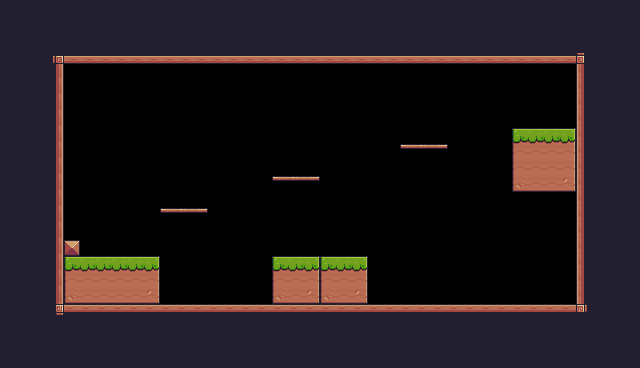

This is a level from a 2D game, rendered from its Tiled map with the project's own tilesets. A one-line summary and the complete map file follow:
An orthogonal 40x23 tile map with 16x16 px tiles, 1 tile layer (Background) and 33 objects (11x Fruit, 5x Chicken, 3x Platform, 3x Saw, Player, ...).

<map version="1.10" tiledversion="1.10.2" orientation="orthogonal" renderorder="right-down" width="40" height="23" tilewidth="16" tileheight="16" infinite="0" nextlayerid="4" nextobjectid="48">
 <tileset firstgid="1" source="Pixel Adventure.tsx" />
 <layer id="1" name="Background" width="40" height="23">
  <data encoding="csv">
24,24,24,24,24,24,24,24,24,24,24,24,24,24,24,24,24,24,24,24,24,24,24,24,24,24,24,24,24,24,24,24,24,24,24,24,24,24,24,24,
24,24,24,24,24,24,24,24,24,24,24,24,24,24,24,24,24,24,24,24,24,24,24,24,24,24,24,24,24,24,24,24,24,24,24,24,24,24,24,24,
24,24,24,24,24,24,24,24,24,24,24,24,24,24,24,24,24,24,24,24,24,24,24,24,24,24,24,24,24,24,24,24,24,24,24,24,24,24,24,24,
24,24,24,92,134,134,134,134,134,134,134,134,134,134,134,134,134,134,134,134,134,134,134,134,134,134,134,134,134,134,134,134,134,134,134,134,93,24,24,24,
24,24,24,113,0,0,0,0,0,0,0,0,0,0,0,0,0,0,0,0,0,0,0,0,0,0,0,0,0,0,0,0,0,0,0,0,111,24,24,24,
24,24,24,113,0,0,0,0,0,0,0,0,0,0,0,0,0,0,0,0,0,0,0,0,0,0,0,0,0,0,0,0,0,0,0,0,111,24,24,24,
24,24,24,113,0,0,0,0,0,0,0,0,0,0,0,0,0,0,0,0,0,0,0,0,0,0,0,0,0,0,0,0,0,0,0,0,111,24,24,24,
24,24,24,113,0,0,0,0,0,0,0,0,0,0,0,0,0,0,0,0,0,0,0,0,0,0,0,0,0,0,0,0,0,0,0,0,111,24,24,24,
24,24,24,113,0,0,0,0,0,0,0,0,0,0,0,0,0,0,0,0,0,0,0,0,0,0,0,0,0,0,0,0,7,8,8,9,111,24,24,24,
24,24,24,113,0,0,0,0,0,0,0,0,0,0,0,0,0,0,0,0,0,0,0,0,0,40,41,42,0,0,0,0,29,30,30,31,111,24,24,24,
24,24,112,113,0,0,0,0,0,0,0,0,0,0,0,0,0,0,0,0,0,0,0,0,0,0,0,0,0,0,0,0,29,30,30,31,111,24,24,24,
24,24,112,113,0,0,0,0,0,0,0,0,0,0,0,0,0,40,41,42,0,0,0,0,0,0,0,0,0,0,0,0,51,52,52,53,111,24,24,24,
24,24,112,113,0,0,0,0,0,0,0,0,0,0,0,0,0,0,0,0,0,0,0,0,0,0,0,0,0,0,0,0,0,0,0,0,111,24,24,24,
24,24,112,113,0,0,0,0,0,0,40,41,42,0,0,0,0,0,0,0,0,0,0,0,0,0,0,0,0,0,0,0,0,0,0,0,111,24,24,24,
24,24,112,113,0,0,0,0,0,0,0,0,0,0,0,0,0,0,0,0,0,0,0,0,0,0,0,0,0,0,0,0,0,0,0,0,111,24,24,24,
24,24,24,113,35,0,0,0,0,0,0,0,0,0,0,0,0,0,0,0,0,0,0,0,0,0,0,0,0,0,0,0,0,0,0,0,111,24,24,24,
24,24,24,113,7,8,8,8,8,9,0,0,0,0,0,0,0,7,8,9,7,8,9,0,0,0,0,0,0,0,0,0,0,0,0,0,111,24,24,24,
24,24,24,113,29,30,30,30,30,31,0,0,0,0,0,0,0,29,30,31,29,30,31,0,0,0,0,0,0,0,0,0,0,0,0,0,111,24,24,24,
24,24,24,113,51,52,52,52,52,53,0,0,0,0,0,0,0,51,52,53,51,52,53,0,0,0,0,0,0,0,0,0,0,0,0,0,111,24,24,24,
24,24,24,114,90,90,90,90,90,90,90,90,90,90,90,90,90,90,90,90,90,90,90,90,90,90,90,90,90,90,90,90,90,90,90,90,115,24,24,24,
24,24,24,24,24,24,24,24,24,24,24,24,24,24,24,24,24,24,24,24,24,24,24,24,24,24,24,24,24,24,24,24,24,24,24,24,24,24,24,24,
24,24,24,24,24,24,24,24,24,24,24,24,24,24,24,24,24,24,24,24,24,24,24,24,24,24,24,24,24,24,24,24,24,24,24,24,24,24,24,24,
24,24,24,24,24,24,24,24,24,24,24,24,24,24,24,24,24,24,24,24,24,24,24,24,24,24,24,24,24,24,24,24,24,24,24,24,24,24,24,24
</data>
 </layer>
 <objectgroup id="3" name="Collisions">
  <object id="9" x="48" y="48" width="16" height="272" />
  <object id="10" x="64" y="48" width="528" height="16" />
  <object id="12" x="576" y="64" width="16" height="256" />
  <object id="13" x="64" y="304" width="512" height="16" />
  <object id="15" x="512" y="128" width="64" height="64" />
  <object id="16" x="272" y="256" width="48" height="48" />
  <object id="17" x="320" y="256" width="48" height="48" />
  <object id="18" x="64" y="240" width="16" height="16" />
  <object id="19" x="64" y="256" width="96" height="48" />
  <object id="20" name="Platform" type="Platform" x="160" y="208" width="48" height="16" />
  <object id="21" name="Platform" type="Platform" x="272" y="176" width="48" height="16" />
  <object id="23" name="Platform" type="Platform" x="400" y="144" width="48" height="16" />
 </objectgroup>
 <objectgroup id="2" name="Spawnpoints">
  <object id="1" name="Player" type="Player" x="80" y="224" width="32" height="32" />
  <object id="14" name="Checkpoint" type="Checkpoint" x="512" y="64" width="64" height="64" />
  <object id="25" name="Saw" type="Saw" x="224" y="176" width="32" height="32">
   <properties>
    <property name="isVertical" type="bool" value="false" />
    <property name="offNeg" type="float" value="4" />
    <property name="offPos" type="float" value="1" />
   </properties>
  </object>
  <object id="26" name="Saw" type="Saw" x="336" y="160" width="32" height="32">
   <properties>
    <property name="isVertical" type="bool" value="true" />
    <property name="offNeg" type="float" value="2" />
    <property name="offPos" type="float" value="2" />
   </properties>
  </object>
  <object id="27" name="Saw" type="Saw" x="368" y="128" width="32" height="32">
   <properties>
    <property name="isVertical" type="bool" value="true" />
    <property name="offNeg" type="float" value="2" />
    <property name="offPos" type="float" value="2" />
   </properties>
  </object>
  <object id="28" name="Chicken" type="Chicken" x="160" y="272" width="32" height="32">
   <properties>
    <property name="offNeg" type="float" value="0" />
    <property name="offPos" type="float" value="6" />
   </properties>
  </object>
  <object id="29" name="Apple" type="Fruit" x="192" y="272" width="32" height="32" />
  <object id="32" name="Orange" type="Fruit" x="400" y="272" width="32" height="32" />
  <object id="34" name="Kiwi" type="Fruit" x="464" y="272" width="32" height="32" />
  <object id="36" name="Bananas" type="Fruit" x="528" y="272" width="32" height="32" />
  <object id="37" name="Pineapple" type="Fruit" x="272" y="144" width="32" height="32" />
  <object id="38" name="Melon" type="Fruit" x="176" y="176" width="32" height="32" />
  <object id="39" name="Melon" type="Fruit" x="176" y="144" width="32" height="32" />
  <object id="40" name="Pineapple" type="Fruit" x="272" y="112" width="32" height="32" />
  <object id="41" name="Cherries" type="Fruit" x="352" y="96" width="32" height="32" />
  <object id="42" name="Strawberry" type="Fruit" x="416" y="112" width="32" height="32" />
  <object id="43" name="Strawberry" type="Fruit" x="416" y="80" width="32" height="32" />
  <object id="44" name="Chicken" type="Chicken" x="224" y="272" width="32" height="32">
   <properties>
    <property name="offNeg" type="float" value="5" />
    <property name="offPos" type="float" value="2" />
   </properties>
  </object>
  <object id="45" name="Chicken" type="Chicken" x="368" y="272" width="32" height="32">
   <properties>
    <property name="offNeg" type="float" value="0" />
    <property name="offPos" type="float" value="12" />
   </properties>
  </object>
  <object id="46" name="Chicken" type="Chicken" x="432" y="272" width="32" height="32">
   <properties>
    <property name="offNeg" type="float" value="5" />
    <property name="offPos" type="float" value="8" />
   </properties>
  </object>
  <object id="47" name="Chicken" type="Chicken" x="496" y="272" width="32" height="32">
   <properties>
    <property name="offNeg" type="float" value="9" />
    <property name="offPos" type="float" value="4" />
   </properties>
  </object>
 </objectgroup>
</map>
